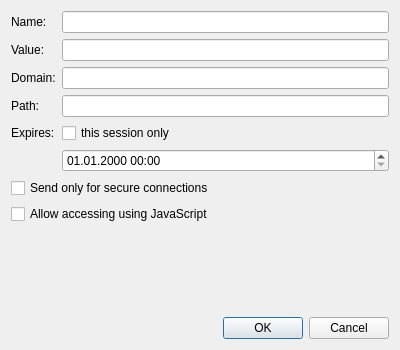
<?xml version="1.0" encoding="UTF-8"?>
<ui version="4.0">
 <class>Otter::CookiePropertiesDialog</class>
 <widget class="QDialog" name="Otter::CookiePropertiesDialog">
  <property name="geometry">
   <rect>
    <x>0</x>
    <y>0</y>
    <width>400</width>
    <height>350</height>
   </rect>
  </property>
  <layout class="QVBoxLayout" name="verticalLayout">
   <item>
    <layout class="QFormLayout" name="formLayout">
     <property name="fieldGrowthPolicy">
      <enum>QFormLayout::AllNonFixedFieldsGrow</enum>
     </property>
     <item row="1" column="0">
      <widget class="QLabel" name="nameLabel">
       <property name="text">
        <string>Name:</string>
       </property>
       <property name="textInteractionFlags">
        <set>Qt::NoTextInteraction</set>
       </property>
       <property name="buddy">
        <cstring>nameLineEdit</cstring>
       </property>
      </widget>
     </item>
     <item row="1" column="1">
      <widget class="QLineEdit" name="nameLineEdit"/>
     </item>
     <item row="2" column="0">
      <widget class="QLabel" name="valueLabel">
       <property name="text">
        <string>Value:</string>
       </property>
       <property name="buddy">
        <cstring>valueLineEdit</cstring>
       </property>
      </widget>
     </item>
     <item row="2" column="1">
      <widget class="QLineEdit" name="valueLineEdit"/>
     </item>
     <item row="5" column="0">
      <widget class="QLabel" name="expiresLabel">
       <property name="text">
        <string>Expires:</string>
       </property>
       <property name="textInteractionFlags">
        <set>Qt::NoTextInteraction</set>
       </property>
       <property name="buddy">
        <cstring>expiresDateTimeEdit</cstring>
       </property>
      </widget>
     </item>
     <item row="5" column="1">
      <widget class="QCheckBox" name="isSessionOnlyCheckBox">
       <property name="text">
        <string>this session only</string>
       </property>
      </widget>
     </item>
     <item row="6" column="1">
      <widget class="QDateTimeEdit" name="expiresDateTimeEdit">
       <property name="displayFormat">
        <string comment="Date and time format">MM.dd.yyyy HH:mm</string>
       </property>
       <property name="timeSpec">
        <enum>Qt::UTC</enum>
       </property>
      </widget>
     </item>
     <item row="3" column="0">
      <widget class="QLabel" name="domainLabel">
       <property name="text">
        <string>Domain:</string>
       </property>
       <property name="textInteractionFlags">
        <set>Qt::NoTextInteraction</set>
       </property>
       <property name="buddy">
        <cstring>domainLineEdit</cstring>
       </property>
      </widget>
     </item>
     <item row="3" column="1">
      <widget class="QLineEdit" name="domainLineEdit"/>
     </item>
     <item row="4" column="0">
      <widget class="QLabel" name="pathLabel">
       <property name="text">
        <string>Path:</string>
       </property>
       <property name="buddy">
        <cstring>pathLineEdit</cstring>
       </property>
      </widget>
     </item>
     <item row="4" column="1">
      <widget class="QLineEdit" name="pathLineEdit"/>
     </item>
    </layout>
   </item>
   <item>
    <widget class="QCheckBox" name="isSecureCheckBox">
     <property name="text">
      <string>Send only for secure connections</string>
     </property>
    </widget>
   </item>
   <item>
    <widget class="QCheckBox" name="isHttpOnlyCheckBox">
     <property name="text">
      <string>Allow accessing using JavaScript</string>
     </property>
    </widget>
   </item>
   <item>
    <spacer name="verticalSpacer">
     <property name="orientation">
      <enum>Qt::Vertical</enum>
     </property>
     <property name="sizeHint" stdset="0">
      <size>
       <width>0</width>
       <height>0</height>
      </size>
     </property>
    </spacer>
   </item>
   <item>
    <widget class="QDialogButtonBox" name="buttonBox">
     <property name="orientation">
      <enum>Qt::Horizontal</enum>
     </property>
     <property name="standardButtons">
      <set>QDialogButtonBox::Cancel|QDialogButtonBox::Ok</set>
     </property>
    </widget>
   </item>
  </layout>
 </widget>
 <tabstops>
  <tabstop>nameLineEdit</tabstop>
  <tabstop>valueLineEdit</tabstop>
  <tabstop>domainLineEdit</tabstop>
  <tabstop>pathLineEdit</tabstop>
  <tabstop>isSessionOnlyCheckBox</tabstop>
  <tabstop>expiresDateTimeEdit</tabstop>
  <tabstop>isSecureCheckBox</tabstop>
  <tabstop>isHttpOnlyCheckBox</tabstop>
 </tabstops>
 <resources/>
 <connections>
  <connection>
   <sender>buttonBox</sender>
   <signal>accepted()</signal>
   <receiver>Otter::CookiePropertiesDialog</receiver>
   <slot>accept()</slot>
   <hints>
    <hint type="sourcelabel">
     <x>227</x>
     <y>278</y>
    </hint>
    <hint type="destinationlabel">
     <x>157</x>
     <y>274</y>
    </hint>
   </hints>
  </connection>
  <connection>
   <sender>buttonBox</sender>
   <signal>rejected()</signal>
   <receiver>Otter::CookiePropertiesDialog</receiver>
   <slot>reject()</slot>
   <hints>
    <hint type="sourcelabel">
     <x>295</x>
     <y>284</y>
    </hint>
    <hint type="destinationlabel">
     <x>286</x>
     <y>274</y>
    </hint>
   </hints>
  </connection>
 </connections>
</ui>
